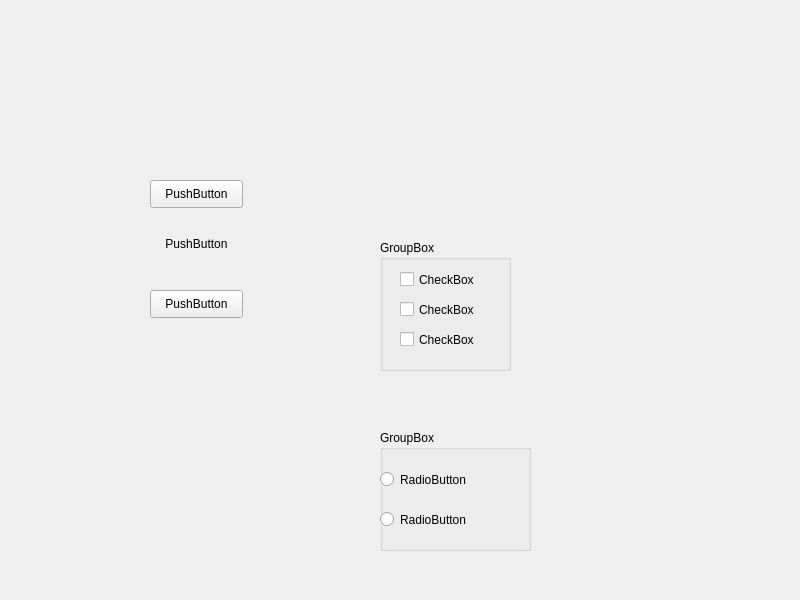
<?xml version="1.0" encoding="UTF-8"?>
<ui version="4.0">
 <class>MyWidget</class>
 <widget class="QWidget" name="MyWidget">
  <property name="geometry">
   <rect>
    <x>0</x>
    <y>0</y>
    <width>800</width>
    <height>600</height>
   </rect>
  </property>
  <property name="windowTitle">
   <string>MyWidget</string>
  </property>
  <widget class="QPushButton" name="pushBtn1">
   <property name="geometry">
    <rect>
     <x>150</x>
     <y>180</y>
     <width>93</width>
     <height>28</height>
    </rect>
   </property>
   <property name="text">
    <string>PushButton</string>
   </property>
   <property name="checkable">
    <bool>true</bool>
   </property>
  </widget>
  <widget class="QPushButton" name="pushBtn2">
   <property name="geometry">
    <rect>
     <x>150</x>
     <y>230</y>
     <width>93</width>
     <height>28</height>
    </rect>
   </property>
   <property name="text">
    <string>PushButton</string>
   </property>
   <property name="flat">
    <bool>true</bool>
   </property>
  </widget>
  <widget class="QPushButton" name="pushBtn3">
   <property name="geometry">
    <rect>
     <x>150</x>
     <y>290</y>
     <width>93</width>
     <height>28</height>
    </rect>
   </property>
   <property name="text">
    <string>PushButton</string>
   </property>
  </widget>
  <widget class="QGroupBox" name="groupBox">
   <property name="geometry">
    <rect>
     <x>380</x>
     <y>240</y>
     <width>131</width>
     <height>131</height>
    </rect>
   </property>
   <property name="title">
    <string>GroupBox</string>
   </property>
   <widget class="QCheckBox" name="checkBox">
    <property name="geometry">
     <rect>
      <x>20</x>
      <y>30</y>
      <width>91</width>
      <height>19</height>
     </rect>
    </property>
    <property name="text">
     <string>CheckBox</string>
    </property>
   </widget>
   <widget class="QCheckBox" name="checkBox_2">
    <property name="geometry">
     <rect>
      <x>20</x>
      <y>60</y>
      <width>91</width>
      <height>19</height>
     </rect>
    </property>
    <property name="text">
     <string>CheckBox</string>
    </property>
   </widget>
   <widget class="QCheckBox" name="checkBox_3">
    <property name="geometry">
     <rect>
      <x>20</x>
      <y>90</y>
      <width>91</width>
      <height>19</height>
     </rect>
    </property>
    <property name="text">
     <string>CheckBox</string>
    </property>
   </widget>
  </widget>
  <widget class="QGroupBox" name="groupBox_2">
   <property name="geometry">
    <rect>
     <x>380</x>
     <y>430</y>
     <width>151</width>
     <height>121</height>
    </rect>
   </property>
   <property name="title">
    <string>GroupBox</string>
   </property>
   <widget class="QRadioButton" name="radioButton">
    <property name="geometry">
     <rect>
      <x>0</x>
      <y>40</y>
      <width>115</width>
      <height>19</height>
     </rect>
    </property>
    <property name="text">
     <string>RadioButton</string>
    </property>
   </widget>
   <widget class="QRadioButton" name="radioButton_2">
    <property name="geometry">
     <rect>
      <x>0</x>
      <y>80</y>
      <width>115</width>
      <height>19</height>
     </rect>
    </property>
    <property name="text">
     <string>RadioButton</string>
    </property>
   </widget>
  </widget>
 </widget>
 <resources/>
 <connections/>
</ui>
